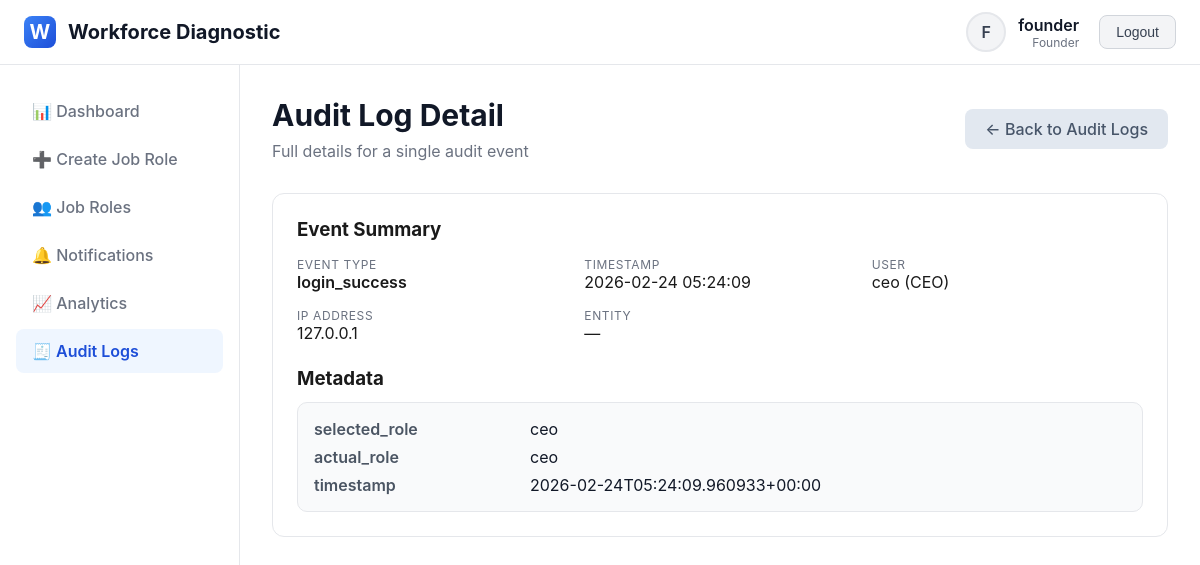
The page /audit-logs/105/ (signed in) on the database its author committed.
### diagnostic_app/models.py (models this page shows, shortened)
class User(AbstractUser):
    ROLE_CHOICES = [
        ('founder', 'Founder'),
        ('co_founder', 'Co-Founder'),
        ('ceo', 'CEO'),
        ('cfo', 'CFO'),
        ('cto', 'CTO / Tech Lead'),
        ('coo', 'COO'),
        ('project_head', 'Project Head / Team Lead'),
        ('hr_manager', 'HR Manager / People Operations'),
        ('recruiter', 'Recruiter'),
        ('hr_executive', 'HR Executive'),
    ]
    role = models.CharField(max_length=20, choices=ROLE_CHOICES)
    phone = models.CharField(max_length=15, blank=True)
    def get_level(self):
        level_map = {
            'founder': 1, 'co_founder': 1,
            'ceo': 2, 'cfo': 2,
            'cto': 2, 'coo': 2, 'project_head': 2,
            'hr_manager': 3, 'recruiter': 3, 'hr_executive': 3
        }
        return level_map.get(self.role, 0)
    def can_create_job_roles(self):
        return self.role in ['founder', 'co_founder']

class AuditLog(models.Model):
    EVENT_TYPES = [
        ('login_success', 'Login Success'),
        ('login_failure', 'Login Failure'),
        ('diagnostic_submitted', 'Diagnostic Submitted'),
        ('final_decision_generated', 'Final Decision Generated'),
    ]
    ENTITY_TYPES = [
        ('job_role', 'Job Role'),
        ('diagnostic_submission', 'Diagnostic Submission'),
    ]
    created_at = models.DateTimeField(auto_now_add=True)
    user = models.ForeignKey(User, on_delete=models.SET_NULL, null=True, blank=True, related_name='audit_logs')
    event_type = models.CharField(max_length=50, choices=EVENT_TYPES)
    entity_type = models.CharField(max_length=50, choices=ENTITY_TYPES, blank=True)
    entity_id = models.PositiveIntegerField(null=True, blank=True)
    metadata = models.JSONField(default=dict, blank=True)
    ip_address = models.GenericIPAddressField(null=True, blank=True)
    class Meta:
        ordering = ['-created_at']

### diagnostic_app/views.py (the view)
# urls.py: path('audit-logs/<int:log_id>/', views.audit_log_detail_view, name='audit_log_detail'),
@login_required
def audit_log_detail_view(request, log_id):
    if not (
        request.user.is_superuser
        or request.user.role in ['founder', 'co_founder']
    ):
        messages.error(request, 'Only admins, founders and co-founders can view audit logs.')
        return redirect('dashboard')
    log = get_object_or_404(AuditLog.objects.select_related('user'), id=log_id)
    context = {
        'log': log,
    }
    return render(request, 'diagnostic_app/audit_log_detail.html', context)

### diagnostic_app/templates/diagnostic_app/audit_log_detail.html (shortened to what this page needs)
{% extends 'diagnostic_app/base.html' %}
{% block content %}
<div class="page-header">
    <div style="display: flex; justify-content: space-between; align-items: center;">
        <div>
            <h1>Audit Log Detail</h1>
            <p>Full details for a single audit event</p>
        </div>
        <a href="{% url 'audit_logs' %}" class="btn btn-secondary">← Back to Audit Logs</a>
    </div>
</div>
<div class="card">
    <h3 style="margin-bottom: 16px;">Event Summary</h3>
    <div style="display: grid; grid-template-columns: repeat(auto-fit, minmax(220px, 1fr)); gap: 16px; margin-bottom: 24px;">
        <div>
            <div style="font-size: 12px; color: #6b7280; text-transform: uppercase; letter-spacing: .05em;">Event Type</div>
            <div style="font-weight: 600;">{{ log.event_type }}</div>
        </div>
        <div>
            <div style="font-size: 12px; color: #6b7280; text-transform: uppercase; letter-spacing: .05em;">Timestamp</div>
            <div>{{ log.created_at|date:"Y-m-d H:i:s" }}</div>
        </div>
        <div>
            <div style="font-size: 12px; color: #6b7280; text-transform: uppercase; letter-spacing: .05em;">User</div>
            <div>
                {% if log.user %}
                    {{ log.user.username }} ({{ log.user.get_role_display }})
                {% else %}
                    <span style="color: #6b7280;">Anonymous</span>
                {% endif %}
            </div>
        </div>
        <div>
            <div style="font-size: 12px; color: #6b7280; text-transform: uppercase; letter-spacing: .05em;">IP Address</div>
            <div>{{ log.ip_address|default:"—" }}</div>
        </div>
        <div>
            <div style="font-size: 12px; color: #6b7280; text-transform: uppercase; letter-spacing: .05em;">Entity</div>
            <div>
                {% if log.entity_type %}
                    {{ log.entity_type }}{% if log.entity_id %} #{{ log.entity_id }}{% endif %}
                {% else %}
                    —
                {% endif %}
            </div>
        </div>
    </div>
    <h3 style="margin-bottom: 12px;">Metadata</h3>
    {% if log.metadata %}
    <div style="padding: 16px; background: #f9fafb; border-radius: 10px; border: 1px solid #e5e7eb;">
        <dl style="display: grid; grid-template-columns: minmax(0, 200px) minmax(0, 1fr); gap: 8px 16px; margin: 0;">
            {% for key, value in log.metadata.items %}
            <div style="display: contents;">
                <dt style="font-weight: 600; color: #4b5563;">{{ key }}</dt>
                <dd style="margin: 0; color: #111827; word-break: break-word;">{{ value }}</dd>
            </div>
            {% endfor %}
        </dl>
    </div>
    {% else %}
    <p style="color: #6b7280;">No additional metadata recorded for this event.</p>
    {% endif %}
</div>
{% endblock %}

### diagnostic_app/templates/diagnostic_app/base.html (shortened to what this page needs)
<!DOCTYPE html>
<html lang="en">
<head>
    {% load static %}
</head>
<body>
    {% if user.is_authenticated %}
    <div class="app-container">
        <header class="header">
            <div class="header-content">
                <a href="{% url 'dashboard' %}" class="logo">
                    <div class="logo-icon">W</div>
                    <span>Workforce Diagnostic</span>
                </a>
                <div class="user-menu">
                    <div class="user-info">
                        <div class="user-avatar">
                            {{ user.username|slice:":1"|upper }}
                        </div>
                        <div class="user-details">
                            <div class="user-name">{{ user.username }}</div>
                            <div class="user-role">{{ user.get_role_display }}</div>
                        </div>
                    </div>
                    <form method="post" action="{% url 'logout' %}">
                        <button type="submit" class="btn-logout">Logout</button>
                    </form>
                </div>
            </div>
        </header>
        <div class="main-content">
            <nav class="sidebar">
                <ul class="nav-menu">
                    <li class="nav-item">
                        <a href="{% url 'dashboard' %}" class="nav-link {% if request.path == '/dashboard/' %}active{% endif %}">
                            📊 Dashboard
                        </a>
                    </li>
                    {% if user.can_create_job_roles %}
                    <li class="nav-item">
                        <a href="{% url 'create_job_role' %}" class="nav-link {% if request.path == '/job-roles/create/' %}active{% endif %}">
                            ➕ Create Job Role
                        </a>
                    </li>
                    {% endif %}
                    <li class="nav-item">
                        <a href="{% url 'job_roles' %}" class="nav-link {% if '/job-roles' in request.path and request.path != '/job-roles/create/' %}active{% endif %}">
                            👥 Job Roles
                        </a>
                    </li>
                    <li class="nav-item">
                        <a href="{% url 'notifications' %}" class="nav-link {% if '/notifications' in request.path %}active{% endif %}">
                            🔔 Notifications
                        </a>
                    </li>
                    {% if user.get_level == 1 %}
                    <li class="nav-item">
                        <a href="{% url 'analytics' %}" class="nav-link {% if '/analytics' in request.path %}active{% endif %}">
                            📈 Analytics
                        </a>
                    </li>
                    {% endif %}
                    {% if user.is_superuser or user.role == 'founder' or user.role == 'co_founder' %}
                    <li class="nav-item">
                        <a href="{% url 'audit_logs' %}" class="nav-link {% if '/audit-logs' in request.path %}active{% endif %}">
                            🧾 Audit Logs
                        </a>
                    </li>
                    {% endif %}
                </ul>
            </nav>
            <div class="content-wrapper">
                <div class="content">
                    {% block content %}{% endblock %}
                </div>
            </div>
        </div>
    </div>
    {% else %}
    {% block login_content %}{% endblock %}
    {% endif %}
</body>
</html>

### diagnostic_app/templates/diagnostic_app/base.html (style rules this page uses)
* { margin: 0; padding: 0; box-sizing: border-box; }
body { font-family: -apple-system, BlinkMacSystemFont, 'Segoe UI', Roboto, sans-serif; background: #ffffff; color: #1a1a1a; min-height: 100vh; }
.app-container { display: flex; flex-direction: column; min-height: 100vh; }
.header { background: #ffffff; border-bottom: 1px solid #e5e7eb; padding: 0 24px; box-shadow: 0 1px 3px rgba(0,0,0,0.05); }
.header-content { display: flex; align-items: center; justify-content: space-between; height: 64px; max-width: 1200px; margin: 0 auto; }
.logo { display: flex; align-items: center; gap: 12px; font-size: 20px; font-weight: 700; color: #111827; text-decoration: none; }
.logo-icon { width: 32px; height: 32px; background: linear-gradient(135deg, #3b82f6 0%, #1d4ed8 100%); border-radius: 8px; display: flex; align-items: center; justify-content: center; color: white; }
.user-menu { display: flex; align-items: center; gap: 20px; }
.user-info { display: flex; align-items: center; gap: 12px; }
.user-avatar { width: 40px; height: 40px; border-radius: 50%; background: #f3f4f6; display: flex; align-items: center; justify-content: center; font-weight: 600; color: #374151; border: 2px solid #e5e7eb; }
.user-details { text-align: right; }
.user-name { font-weight: 600; color: #111827; }
.user-role { font-size: 12px; color: #6b7280; }
.btn-logout { padding: 8px 16px; background: #f3f4f6; color: #374151; border: 1px solid #d1d5db; border-radius: 8px; font-size: 14px; font-weight: 500; cursor: pointer; transition: all 0.2s; }
.main-content { flex: 1; display: flex; }
.sidebar { width: 240px; background: #ffffff; border-right: 1px solid #e5e7eb; padding: 24px 0; }
.nav-menu { list-style: none; padding: 0 16px; }
.nav-item { margin-bottom: 4px; }
.nav-link { display: flex; align-items: center; gap: 12px; padding: 12px 16px; color: #6b7280; text-decoration: none; border-radius: 8px; transition: all 0.2s; font-weight: 500; }
.nav-link.active { background: #eff6ff; color: #1d4ed8; font-weight: 600; }
.content-wrapper { flex: 1; padding: 32px; background: #ffffff; }
.content { max-width: 1200px; margin: 0 auto; }
.page-header { margin-bottom: 32px; }
.page-header h1 { font-size: 30px; font-weight: 700; color: #111827; margin-bottom: 8px; }
.page-header p { color: #6b7280; font-size: 16px; }
.btn { padding: 10px 20px; border-radius: 8px; font-weight: 500; cursor: pointer; border: none; text-decoration: none; display: inline-flex; align-items: center; gap: 8px; transition: all 0.2s; }
.btn-secondary { background: #e2e8f0; color: #475569; }
.card { background: #ffffff; border: 1px solid #e5e7eb; border-radius: 12px; padding: 24px; margin-bottom: 20px; }

### rows shown on the page
User: username "F", username "founder", role "Founder"
AuditLog: event_type "login_success", created_at "2026-02-24 05:24:09", user.username "ceo", user.role "CEO", ip_address "127.0.0.1"

### other values the page prints
{{ key }} "selected_role" "actual_role" "timestamp"
{{ value }} "ceo" "ceo" "2026-02-24T05:24:09.960933+00:00"
